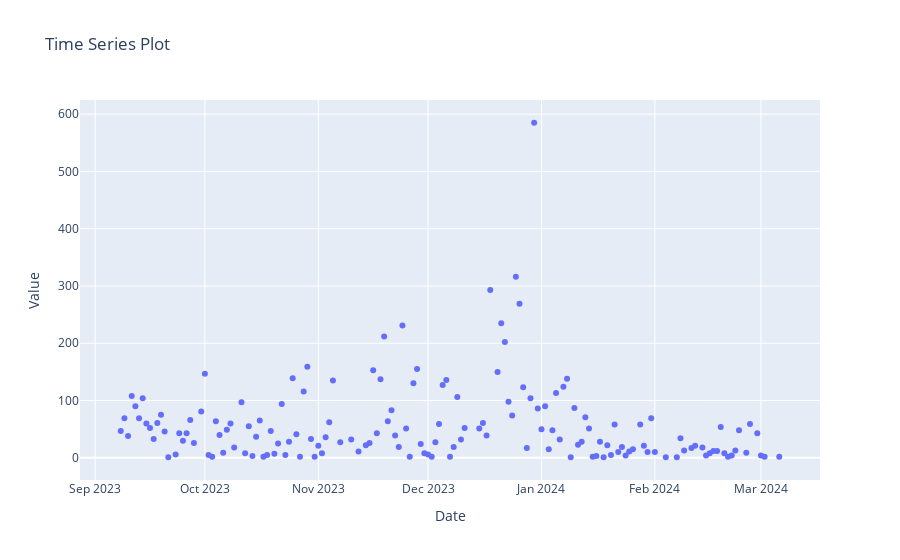

The cell this chart's notebook holds for it:
### Code cell
#Testing
getUserTimeSeries(0, 'day')

### Figure 1 — Plotly figure (JSON) as saved in the notebook; plotly's stock layout.template omitted (floating-point values rounded to 4 significant figures; data arrays with more than 128 entries replaced by an {"elided": "..."} marker saying what was removed)
{"data": [{"mode": "markers", "name": "Time Series", "type": "scatter", "x": {"elided": "157 str values"}, "y": {"elided": "157 int values"}}], "layout": {"autosize": true, "title": {"text": "Time Series Plot"}, "xaxis": {"autorange": true, "range": ["2023-08-28 02:56:23.9242", "2024-03-16 21:03:36.0758"], "title": {"text": "Date"}, "type": "date"}, "yaxis": {"autorange": true, "range": [-47.19, 633.2], "title": {"text": "Value"}, "type": "linear"}}}
